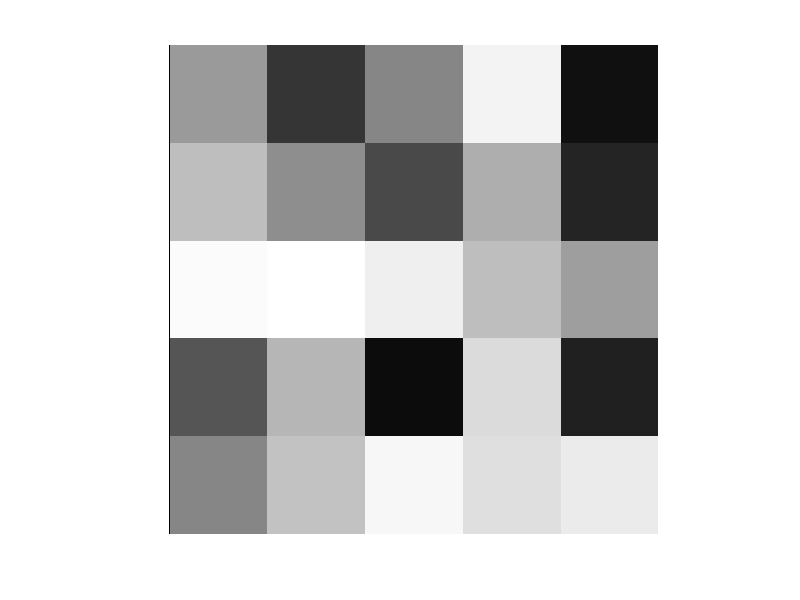

Source code (MATLAB):
%Here are a few MATLAB finger exercises:

%clear all variables
clear all;

%close all windows
close all;

%clear the command windows
clc;

%generate a random matrix of size 5x6
A = rand(5,6);

%delete the last column of A
A(:, length(A)) = [];

%transform A into a vector
A = A( : );

%transform v back into a matrix
A = reshape(A, 5, 5);

%get the biggest entry of A row 1
max(A(1, :));

%get the biggest entry of A col 2
max(A(:, 2));

%treat A as an image and visualize it
imshow(A);

%create another matrix B and multiply it with A
B = rand(5, 5);
B = A * B;

%multiply every entry of A with the corresponding entry of B
%the dot indicates that the operation * shall be performed componentwise 
B = rand(5, 5);
B = A .* B;

%square every entry of B
B = B .* B;

%create a third matrix C filled with zeros
C = zeros(5, 5);

%write the difference of the last two rows of A and B into the last
%two rows of C (note that for + and - no dot is necessary!) 
C((size(C)-1):size(C), :) = A((size(A)-1):size(A), :)-B((size(B)-1):size(B), :);


